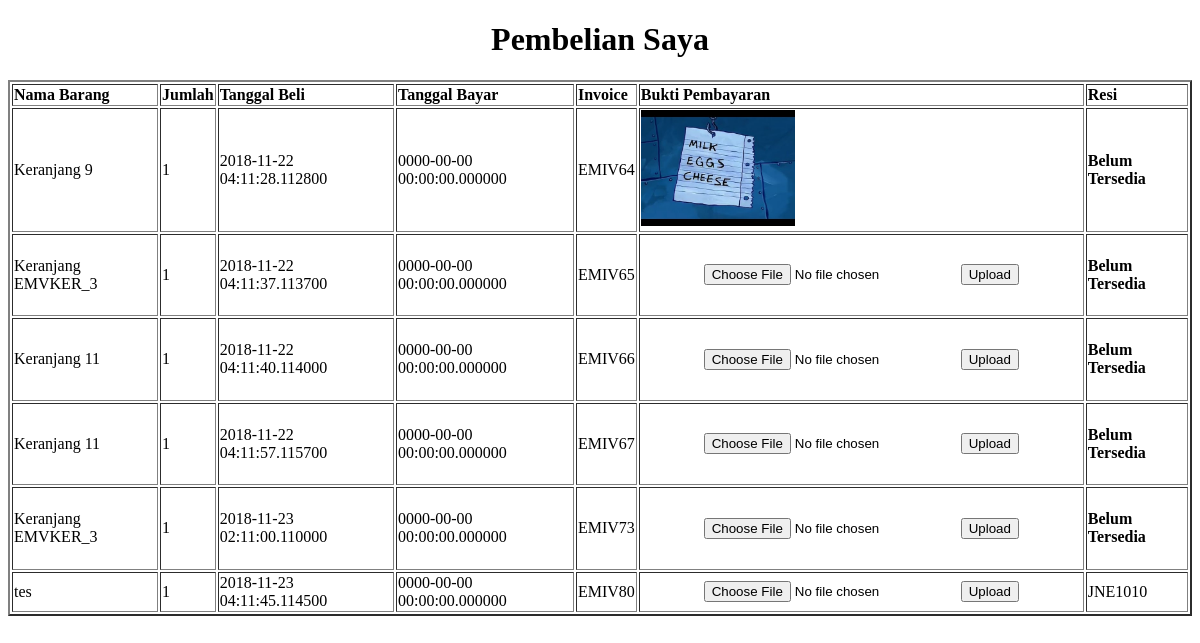
/pemebelian_saya.php (signed in), run on an earlier commit of the app's database.
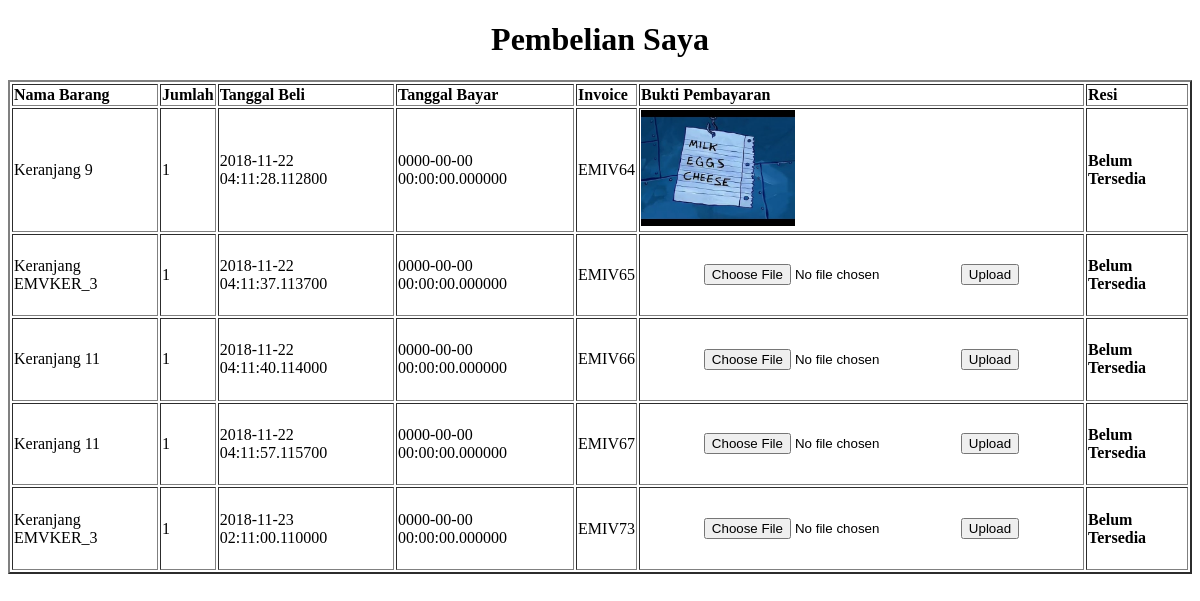
And on a later commit of the database.
### tables this page shows
CREATE TABLE `transaksi` (
  `id` int(11) NOT NULL,
  `id_user` int(11) NOT NULL,
  `id_barang` varchar(15) NOT NULL,
  `jumlah` int(11) NOT NULL,
  `tanggal_beli` datetime(6) NOT NULL,
  `tanggal_bayar` datetime(6) DEFAULT NULL,
  `invoice` varchar(30) NOT NULL,
  `file_bukti_bayar` varchar(100) DEFAULT NULL,
  `resi` varchar(50) DEFAULT NULL
);

CREATE TABLE `barang` (
  `id` int(10) NOT NULL,
  `nama_barang` varchar(50) NOT NULL,
  `jumlah` int(10) NOT NULL,
  `deskripsi` varchar(150) NOT NULL,
  `owner_id` int(10) NOT NULL,
  `harga` int(10) NOT NULL,
  `gambar` varchar(250) NOT NULL
);

### database.php (called while the page is built, shortened)
<?php
if (!isset($db))
{
	class Database
	{
		private $connection;
		public function __construct($ip="127.0.0.1", $db="emart", $uname="root", $password="")
		{
			$this->connection = mysqli_connect($ip, $uname, $password);
		}
		public function cusq($q)
		{
			return mysqli_query($this->connection, $q);
		}
	public function get_barang($id="")
		{
			if (!$id=="")
			{
			$a = $this->cusq( sprintf("select * from barang where id='%s'", $id));
			}
			else{
			$a = $this->cusq( sprintf("select * from barang"));
			}
			$b = array();
			$i = 0;
			while ($e = mysqli_fetch_row($a))
			{
				$b[$i] = $e;
				$i++;
			}
			return $b;
		}
		public function pembelian_saya($id)
		{
			$a = $this->cusq(sprintf("select * from transaksi where id_user='%s'", $id));
			$toreturn = array();
			$i = 0;
			while ($b = mysqli_fetch_row($a))
			{
				$toreturn[$i] = $b;
				$i++;
			}
			return $toreturn;
		}
	}
}
?>

### pemebelian_saya.php (the view, shortened to what this page needs)
<?php
include ("database.php");
$db = new Database();
?>
<!DOCTYPE html>
<html>
<head>
</head>
<body>
	<h1 style="text-align: center;">Pembelian Saya</h1>
<table border='2' align="center">
	<?php
		$pembelian = $db->pembelian_saya($_SESSION["id_user"]);
		$header = array("Nama Barang", "Jumlah", "Tanggal Beli", "Tanggal Bayar", "Invoice", "Bukti Pembayaran", "Resi");
		foreach ($header as $a)
		{
			printf("<td><b>%s</b></td>", $a);
		}
		foreach ($pembelian as $a)
		{
		echo "<tr>";
			$barang = $db->get_barang($a[2]);
			if (!count($barang))
			{
				printf("<td>Keranjang %s</td>", $a[2]);
			}
			else{
				printf("<td>%s</td>", $barang[0][1]);
			}
			for ($i = 3; $i < count($a)-2; $i++)
			{
				printf("<td>%s</td>", $a[$i]);
			}
			if ($a[count($a)-2]=="")
			{
				echo "<td style='text-align: center;'>";
				printf("
					<form action='pemebelian_saya.php?id=%s' method='post' enctype='multipart/form-data'>
					<input type='file' name='gambar'/>
					<input type='submit' value='Upload' name='bukti'/>
					</form>
					", $a[0]);
				echo "</td>";
			}else{
				echo "<td ><a href='".$a[count($a)-2]."'><img style='width:35%; ' src='".$a[count($a)-2]."'/></a></td>";
			}
			if ($a[count($a)-1]=="")
			{
			printf("<td><h4>Belum Tersedia</h4></td>");
			}else{
			printf("<td>%s</td>", $a[count($a)-1]);
			}
		echo "</tr>";
		}
	?>
</table>
</body>
</html>

What changed in the data, as far as the page shows it:
removed transaksi: id_barang.nama_barang "tes", jumlah "1", tanggal_beli "2018-11-23 04:11:45.114500", tanggal_bayar "0000-00-00 00:00:00.000000", invoice "EMIV80", resi "JNE1010"
